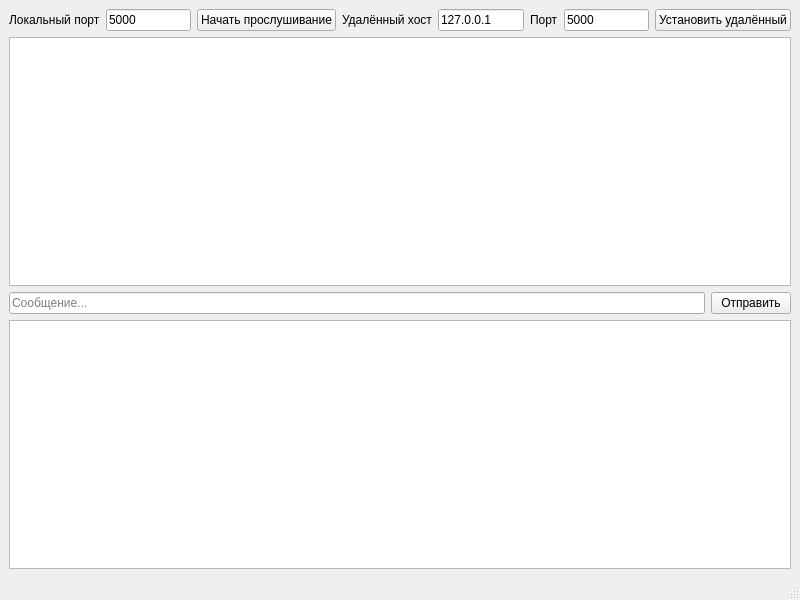
<?xml version="1.0" encoding="UTF-8"?>
<ui version="4.0">
 <class>MainWindow</class>
 <widget class="QMainWindow" name="MainWindow">
  <property name="geometry">
   <rect>
    <x>0</x>
    <y>0</y>
    <width>800</width>
    <height>600</height>
   </rect>
  </property>
  <property name="windowTitle">
   <string>UDP Чат</string>
  </property>
  <widget class="QWidget" name="centralwidget">
   <layout class="QVBoxLayout" name="verticalLayout">
    <item>
     <layout class="QHBoxLayout" name="topPanel">
      <item>
       <widget class="QLabel" name="labelLocalPort">
        <property name="text"><string>Локальный порт</string></property>
       </widget>
      </item>
      <item>
       <widget class="QLineEdit" name="localPortEdit">
        <property name="text"><string>5000</string></property>
        <property name="maximumWidth"><number>100</number></property>
       </widget>
      </item>
      <item>
       <widget class="QPushButton" name="startButton">
        <property name="text"><string>Начать прослушивание</string></property>
       </widget>
      </item>
      <item>
       <widget class="QLabel" name="labelRemoteHost">
        <property name="text"><string>Удалённый хост</string></property>
       </widget>
      </item>
      <item>
       <widget class="QLineEdit" name="remoteHostEdit">
        <property name="text"><string>127.0.0.1</string></property>
       </widget>
      </item>
      <item>
       <widget class="QLabel" name="labelRemotePort">
        <property name="text"><string>Порт</string></property>
       </widget>
      </item>
      <item>
       <widget class="QLineEdit" name="remotePortEdit">
        <property name="text"><string>5000</string></property>
        <property name="maximumWidth"><number>80</number></property>
       </widget>
      </item>
      <item>
       <widget class="QPushButton" name="setRemoteButton">
        <property name="text"><string>Установить удалённый</string></property>
       </widget>
      </item>
     </layout>
    </item>
    <item>
     <widget class="QPlainTextEdit" name="chatHistoryEdit">
      <property name="readOnly"><bool>true</bool></property>
     </widget>
    </item>
    <item>
     <layout class="QHBoxLayout" name="sendLayout">
      <item>
       <widget class="QLineEdit" name="messageEdit">
        <property name="placeholderText"><string>Сообщение...</string></property>
       </widget>
      </item>
      <item>
       <widget class="QPushButton" name="sendButton">
        <property name="text"><string>Отправить</string></property>
       </widget>
      </item>
     </layout>
    </item>
    <item>
     <widget class="QTableView" name="logView"/>
    </item>
   </layout>
  </widget>
  <widget class="QStatusBar" name="statusbar"/>
 </widget>
 <resources/>
 <connections/>
</ui>
